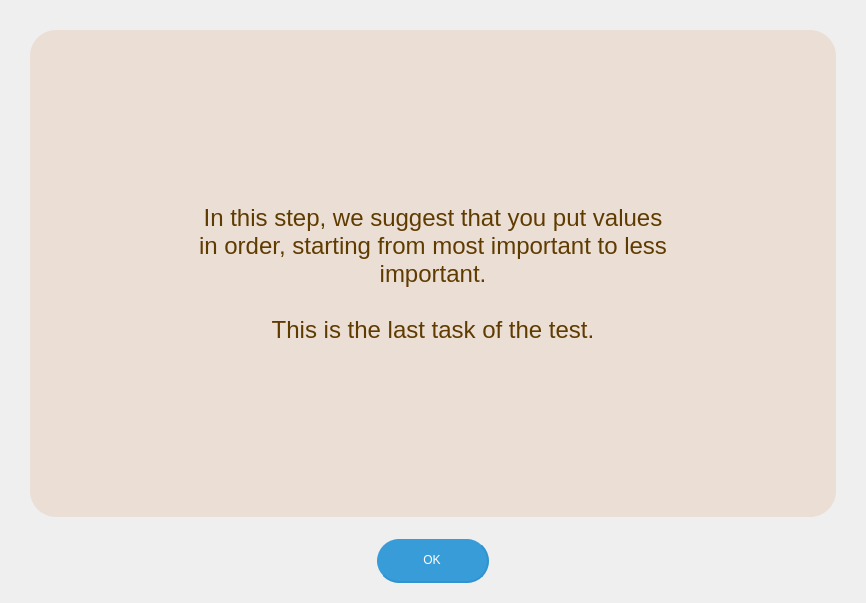
<?xml version="1.0" encoding="UTF-8"?>
<ui version="4.0">
 <class>MainWindow</class>
 <widget class="QMainWindow" name="MainWindow">
  <property name="geometry">
   <rect>
    <x>0</x>
    <y>0</y>
    <width>866</width>
    <height>603</height>
   </rect>
  </property>
  <property name="windowTitle">
   <string>MainWindow</string>
  </property>
  <widget class="QWidget" name="centralwidget">
   <layout class="QGridLayout" name="gridLayout">
    <property name="leftMargin">
     <number>30</number>
    </property>
    <property name="topMargin">
     <number>30</number>
    </property>
    <property name="rightMargin">
     <number>30</number>
    </property>
    <property name="bottomMargin">
     <number>20</number>
    </property>
    <item row="1" column="0" colspan="3">
     <widget class="QLabel" name="label">
      <property name="font">
       <font>
        <pointsize>18</pointsize>
       </font>
      </property>
      <property name="styleSheet">
       <string notr="true">color: rgb(96, 59, 0);
background-color: rgb(234, 222, 213);
border-radius : 26;</string>
      </property>
      <property name="text">
       <string>In this step, we suggest that you put values 
in order, starting from most important to less 
important.

This is the last task of the test.</string>
      </property>
      <property name="alignment">
       <set>Qt::AlignCenter</set>
      </property>
     </widget>
    </item>
    <item row="3" column="2">
     <spacer name="horizontalSpacer_2">
      <property name="orientation">
       <enum>Qt::Horizontal</enum>
      </property>
      <property name="sizeHint" stdset="0">
       <size>
        <width>40</width>
        <height>20</height>
       </size>
      </property>
     </spacer>
    </item>
    <item row="3" column="0">
     <spacer name="horizontalSpacer">
      <property name="orientation">
       <enum>Qt::Horizontal</enum>
      </property>
      <property name="sizeHint" stdset="0">
       <size>
        <width>40</width>
        <height>20</height>
       </size>
      </property>
     </spacer>
    </item>
    <item row="3" column="1">
     <widget class="QPushButton" name="pushButton">
      <property name="minimumSize">
       <size>
        <width>112</width>
        <height>44</height>
       </size>
      </property>
      <property name="maximumSize">
       <size>
        <width>112</width>
        <height>44</height>
       </size>
      </property>
      <property name="styleSheet">
       <string notr="true">QPushButton {
background-color: #389CD8;
color: rgb(255, 255, 255);
border-radius : 22;
border-bottom : 2px solid #2E93CF;
border-right: 2px solid #2E93CF;
}
QPushButton::hover {
background-color: #2E93CF;
color: rgb(255, 255, 255);
border-radius : 22;
}</string>
      </property>
      <property name="text">
       <string>OK</string>
      </property>
     </widget>
    </item>
    <item row="2" column="1">
     <widget class="QLabel" name="label_2">
      <property name="maximumSize">
       <size>
        <width>16777215</width>
        <height>10</height>
       </size>
      </property>
      <property name="text">
       <string/>
      </property>
     </widget>
    </item>
   </layout>
  </widget>
 </widget>
 <resources/>
 <connections/>
</ui>
